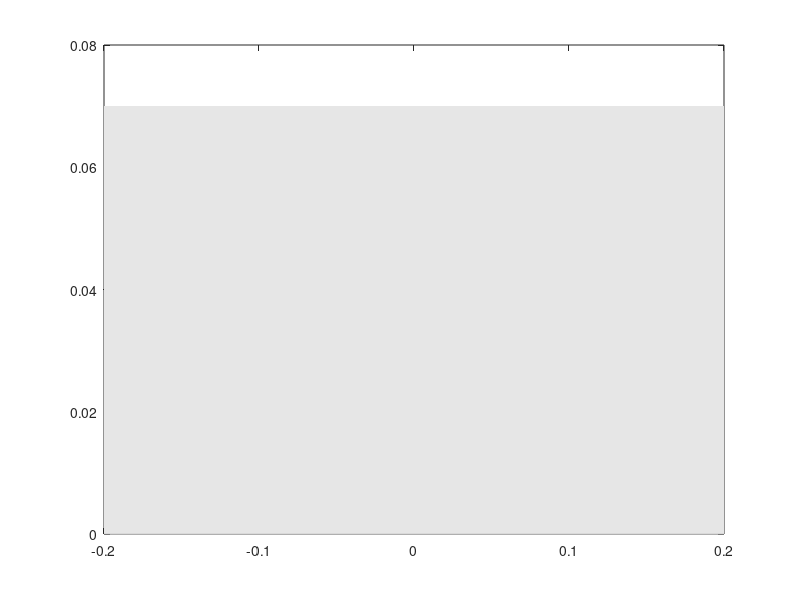

Recreate this plot in MATLAB.
function plot_base()

dd1 = 0.2;
dd2 = 0.07;
v1 = [-dd1 , dd2];  % up left corner
v2 = [dd1 , dd2];   % up right corner
v3 = [dd1 , 0];  % down right corner
v4 = [-dd1 , 0]; % down left corner
abcissas = [v1(1) v2(1) v3(1) v4(1)];
ordinates = [v1(2) v2(2) v3(2) v4(2)];
fill(abcissas, ordinates, [0.9 0.9 0.9],'EdgeColor','none');
hold on
plot([-0.2 0.2],[0 0],'color', [0.8 0.8 0.8])